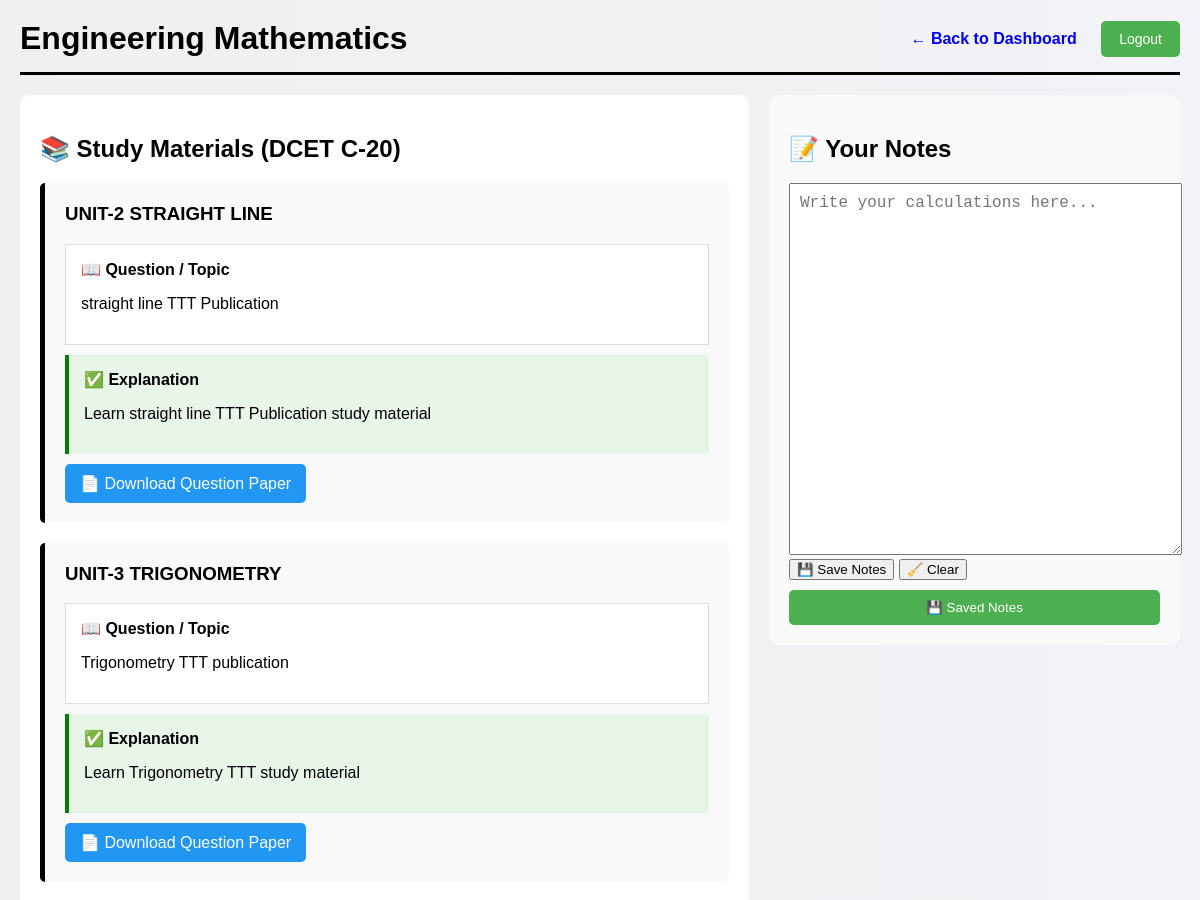
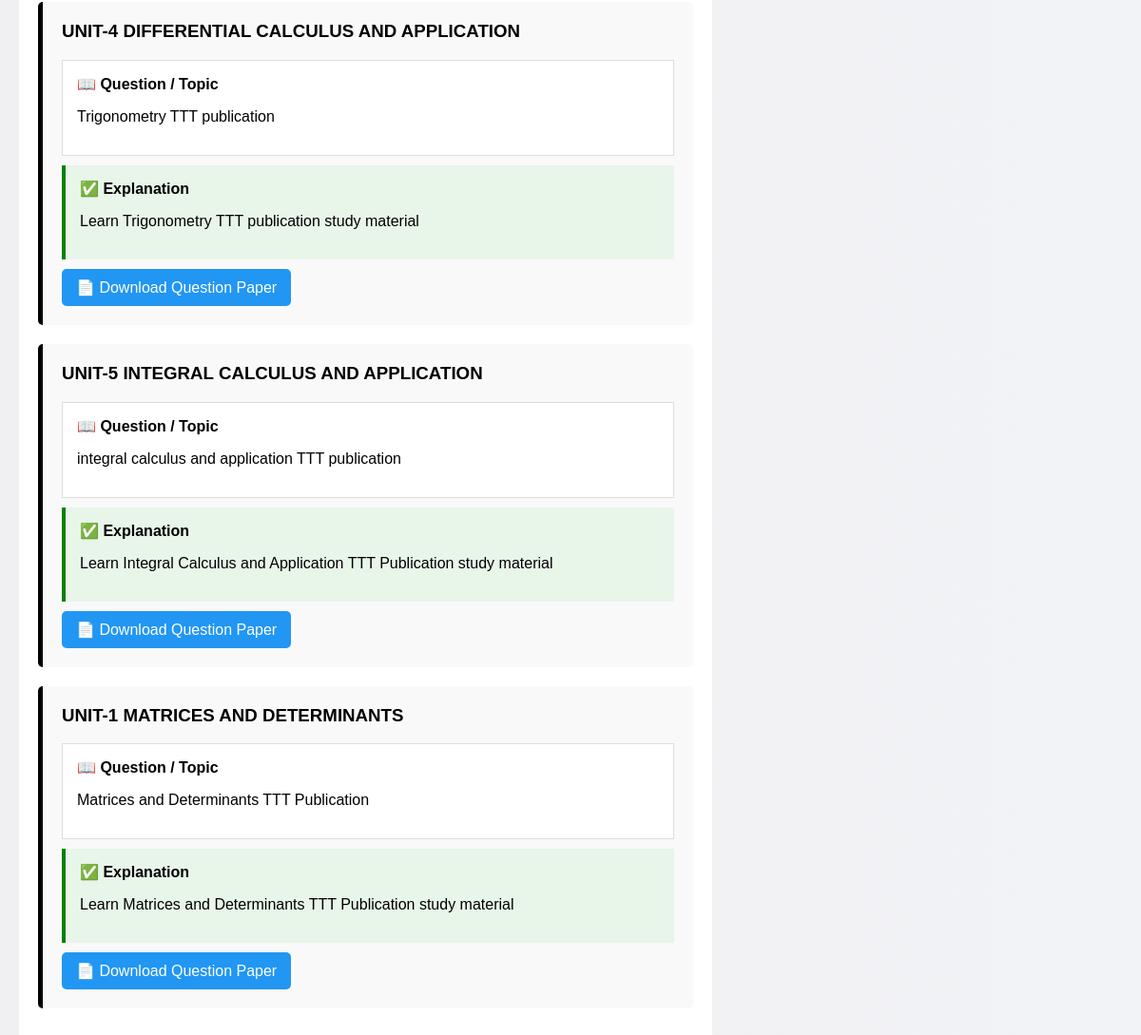
Page /student/subject/2 (signed in) on the committed database (2 pictures, top to bottom).
### app.py (models this page shows)
class Subject(db.Model):
    id = db.Column(db.Integer, primary_key=True)
    name = db.Column(db.String(100), nullable=False)
    branch_id = db.Column(db.Integer, db.ForeignKey('branch.id'), nullable=False)

class DCETMaterial(db.Model):
    id = db.Column(db.Integer, primary_key=True)
    subject_id = db.Column(db.Integer, db.ForeignKey('subject.id'), nullable=False)
    title = db.Column(db.String(200), nullable=False)
    question = db.Column(db.Text, nullable=False)
    answer = db.Column(db.Text, nullable=True)
    qp_file = db.Column(db.String(200), nullable=True)

### app.py (the view)
@app.route('/student/subject/<int:subject_id>')
def student_subject(subject_id):
    if 'student_id' not in session:
        return redirect('/login')
    subject = db.session.get(Subject, subject_id)
    if not subject:
        return redirect('/student_dashboard')
    materials = Material.query.filter_by(subject_id=subject_id).all()
    dcet_materials = DCETMaterial.query.filter_by(subject_id=subject_id).all()
    return render_template(
        'student_subject.html',
        subject=subject,
        materials=materials,
        dcet_materials=dcet_materials
    )

### app.py (called while the page is built)
@app.after_request
def add_header(response):
    response.headers["Cache-Control"] = "no-cache, no-store, must-revalidate"
    response.headers["Pragma"] = "no-cache"
    response.headers["Expires"] = "0"
    return response

### templates/student_subject.html (shortened to what this page needs)
<!DOCTYPE html>
<html>
<head>
</head>
<body>
<header>
    <h1>{{ subject.name }}</h1>
    <div>
        <a href="/student_dashboard" class="back-btn">← Back to Dashboard</a>
        <a href="/student_logout" class="btn">Logout</a>
    </div>
</header>
<div class="split-container">
    <div class="left-panel">
        <h2>📚 Study Materials (DCET C-20)</h2>
        {% if dcet_materials %}
            {% for material in dcet_materials %}
                <div class="material">
                    <h3>{{ material.title }}</h3>
                    <div class="question">
                        <strong>📖 Question / Topic</strong>
                        <p>{{ material.question }}</p>
                    </div>
                    {% if material.answer %}
                        <div class="answer">
                            <strong>✅ Explanation</strong>
                            <p>{{ material.answer }}</p>
                        </div>
                    {% endif %}
                    {% if material.qp_file %}
                        <div class="download">
                            <a href="/{{ material.qp_file }}" download>
                                📄 Download Question Paper
                            </a>
                        </div>
                    {% endif %}
                </div>
            {% endfor %}
        {% else %}
            <p>No materials available yet.</p>
        {% endif %}
    </div>
    <div class="right-panel">
        <h2>📝 Your Notes</h2>
        <form method="POST" action="/save_notes/{{ subject.id }}">
            <textarea id="notesPad"
                placeholder="Write your calculations here..."
                style="
                width:100%;
                height:350px;
                font-size:16px;
                font-family:'Courier New', monospace;
                ">
            </textarea>
            <button onclick="saveNotes()">💾 Save Notes</button>
            <button onclick="clearNotes()">🧹 Clear</button>
            <button type="submit" class="save-btn">💾 Saved Notes</button>
        </form>
    </div>
        </div>
</body>
</html>

### templates/student_subject.html (style rules this page uses)
body { font-family: 'Poppins', sans-serif; background: linear-gradient(to right, #f0eff2, #f2f3f6); margin: 0; padding: 20px; min-height: 100vh; }
header { display: flex; justify-content: space-between; align-items: center; border-bottom: 3px solid #000; padding-bottom: 15px; margin-bottom: 20px; }
header h1 { margin: 0; }
.btn { background-color: #4CAF50; color: white; padding: 10px 18px; text-decoration: none; border-radius: 5px; margin-left: 10px; font-size: 14px; }
.back-btn { text-decoration: none; margin-right: 10px; font-weight: bold; }
.split-container { display: flex; gap: 20px; }
.left-panel { width: 65%; background: white; padding: 20px; border-radius: 10px; }
.right-panel { width: 35%; background: #f9f9f9; padding: 20px; border-radius: 10px; position: sticky; top: 20px; height: fit-content; }
.material { background: #f9f9f9; padding: 20px; margin-bottom: 20px; border-left: 5px solid #000; border-radius: 5px; }
.material h3 { margin-top: 0; }
.question { background: white; padding: 15px; border: 1px solid #ddd; margin-top: 10px; }
.answer { background: #e8f5e9; padding: 15px; margin-top: 10px; border-left: 4px solid green; }
.download a { display: inline-block; margin-top: 10px; background: #2196F3; color: white; padding: 10px 15px; text-decoration: none; border-radius: 5px; }
.right-panel textarea { width: 100%; height: 300px; padding: 10px; font-size: 14px; }
.save-btn { margin-top: 10px; padding: 10px; width: 100%; background: #4CAF50; color: white; border: none; border-radius: 5px; cursor: pointer; }

### rows in the picture
Subject: name "Engineering Mathematics"
DCETMaterial: title "UNIT-2 STRAIGHT LINE", question "straight line TTT Publication", answer "Learn straight line TTT Publication study material"
DCETMaterial: title "UNIT-3 TRIGONOMETRY", question "Trigonometry TTT publication", answer "Learn Trigonometry TTT study material"
DCETMaterial: title "UNIT-4 DIFFERENTIAL CALCULUS AND APPLICATION", question "Trigonometry TTT publication", answer "Learn Trigonometry TTT publication study material"
DCETMaterial: title "UNIT-5 INTEGRAL CALCULUS AND APPLICATION", question "integral calculus and application TTT publication", answer "Learn Integral Calculus and Application TTT Publication study material"
DCETMaterial: title "UNIT-1 MATRICES AND DETERMINANTS", question "Matrices and Determinants TTT Publication", answer "Learn Matrices and Determinants TTT Publication study material"
